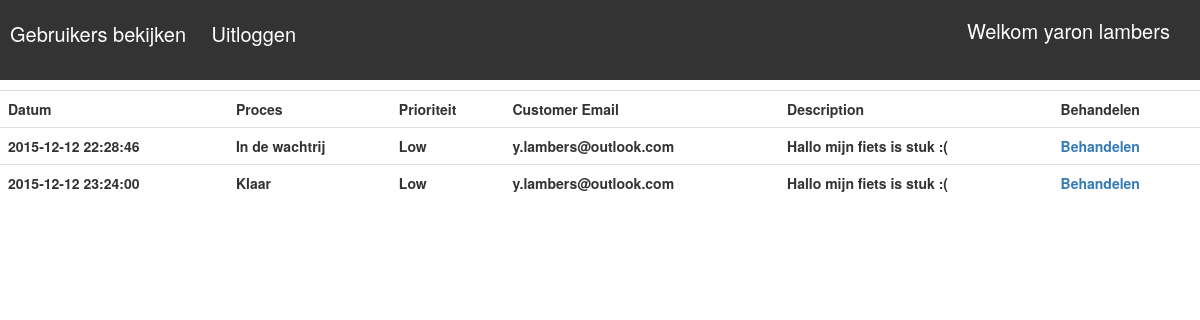
Screenshot of /includes/ticket.php (signed in) with the database file from the repository.
### tables this page shows
CREATE TABLE `user` (
  `id` int(5) NOT NULL,
  `firstname` varchar(45) NOT NULL,
  `lastname` varchar(45) NOT NULL,
  `phone` int(14) NOT NULL,
  `role` int(2) NOT NULL DEFAULT '1',
  `email` varchar(100) NOT NULL,
  `password` varchar(32) NOT NULL
);

CREATE TABLE `ticket` (
  `idticket` int(11) NOT NULL,
  `customer` varchar(45) NOT NULL,
  `idcustomer` int(11) NOT NULL,
  `created_at` timestamp NOT NULL DEFAULT CURRENT_TIMESTAMP ON UPDATE CURRENT_TIMESTAMP,
  `urgentieLevel` int(3) NOT NULL,
  `description` varchar(45) NOT NULL,
  `employee` varchar(45) DEFAULT NULL,
  `fixed_at` varchar(14) DEFAULT NULL,
  `solution` longtext,
  `active` int(2) NOT NULL
);

CREATE TABLE `urgentielevel` (
  `id` int(11) NOT NULL,
  `name` varchar(45) NOT NULL
);

### includes/ticket.php (the view, shortened to what this page needs)
<!doctype html>
<html lang="en">
<head>
    <link rel="stylesheet" href="../css/style.css">
    <link rel="stylesheet" href="../css/bootstrap.css">
</head>
<body>
<?php
include_once('database.php');
$email = $_SESSION['email'];
$user_email = "SELECT * FROM user WHERE email LIKE '%$email%'";
$result = mysqli_query($db, $user_email);
$row = mysqli_fetch_assoc($result);
$userName = $row['firstname'] ." ". $row['lastname']. "<br/>";
$role = $row['role'];
if(!empty($_SESSION['email'])){
    echo '<div class="menubar">';
    echo "<h2>"."Welkom ". $userName."</h2>"."<br/>";
    if($role == 2){
        echo '<a href="user.php">Gebruikers bekijken </a> ';
    }else{
        echo '<a href="user.php">Gegevens bewerken </a> ';
    }
    echo '<a href="logout.php">Uitloggen </a> ';
    echo '</div>';
}else{
    header('location: ../index.php');
}
$email = $_SESSION['email'];
$user_email = "SELECT * FROM user WHERE email LIKE '%$email%'";
$result = mysqli_query($db, $user_email);
$row = mysqli_fetch_assoc($result);
$userRole = $row['role'];
if($userRole == 2){
    $queryTicket = "SELECT * FROM ticket  ORDER BY created_at ";
    $resultTicket = mysqli_query($db, $queryTicket);
    $urgentieLevelQuery = "SELECT * FROM urgentieLevel";
    $returnUrgentieLevel = mysqli_query($db, $urgentieLevelQuery);
    $rowUrgentieLevel = mysqli_fetch_array($returnUrgentieLevel);
    echo '
    <table class="table table-hover">
    <tr>
        <th>Datum</th>
        <th>Proces</th>
        <th>Prioriteit</th>
        <th>Customer Email</th>
        <th>Description</th>
        <th>Behandelen</th>
    <tr>
    ';
    while($row = mysqli_fetch_array($resultTicket)){
        if($row['active'] == 0){
            $active = 'In de wachtrij';
        }elseif($row['active'] == 1){
            $active = 'In behandeling';
        }elseif($row['active'] == 3){
            $active = 'Klaar';
        }
        echo '<tr>';
        echo "<th>".$row['created_at']. "</th>";
        echo "<th>" .$active."</th>";
        echo "<th>".$rowUrgentieLevel['name']. "</th>";
        echo "<th>".$row['customer']. "</th>";
        echo "<th>".$row['description']. "<th/>";
        echo '<a href="tickethandeling.php?id='.$row['idticket'].'"> Behandelen </a> <br/>';
        echo '</tr>';
    }
    echo '</table>';
}

### css/style.css (style rules this page uses)
body { margin: 0; padding: 0; }
.menubar { width: 100%; height: 80px; color: #000; background: #333; margin-bottom: 10px; }
.menubar h2 { font-size: 20px; color: #fff; display: inline-block; position: absolute; right: 30px; }
.menubar a { color: #fff; font-size: 20px; text-decoration: none; padding: 0 10px; }

### rows the page displays
user: firstname "yaron", lastname "lambers"
ticket: created_at "2015-12-12 22:28:46", active "In de wachtrij", customer "y.lambers@outlook.com", description "Hallo mijn fiets is stuk :("
urgentielevel: name "Low"
ticket: created_at "2015-12-12 23:24:00", active "Klaar", customer "y.lambers@outlook.com", description "Hallo mijn fiets is stuk :("
